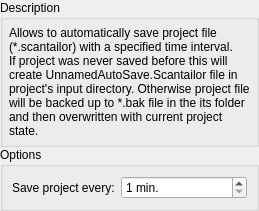
      <widget class="QWidget" name="pageAutoSaveProject">
       <layout class="QVBoxLayout" name="verticalLayout_35">
        <property name="spacing">
         <number>0</number>
        </property>
        <property name="leftMargin">
         <number>0</number>
        </property>
        <property name="topMargin">
         <number>0</number>
        </property>
        <property name="rightMargin">
         <number>0</number>
        </property>
        <property name="bottomMargin">
         <number>0</number>
        </property>
        <item>
         <widget class="QGroupBox" name="groupBox_12">
          <property name="title">
           <string>Description</string>
          </property>
          <layout class="QVBoxLayout" name="verticalLayout_16">
           <property name="spacing">
            <number>6</number>
           </property>
           <property name="leftMargin">
            <number>6</number>
           </property>
           <property name="topMargin">
            <number>6</number>
           </property>
           <property name="rightMargin">
            <number>6</number>
           </property>
           <property name="bottomMargin">
            <number>6</number>
           </property>
           <item>
            <widget class="QLabel" name="lblAutoSaveProjectDescr">
             <property name="text">
              <string>Allows to automatically save project file (*.scantailor) with a specified time interval.
If project was never saved before this will create UnnamedAutoSave.Scantailor file in project's input directory. Otherwise project file will be backed up to *.bak file in the its folder and then overwritten with current project state.</string>
             </property>
             <property name="alignment">
              <set>Qt::AlignLeading|Qt::AlignLeft|Qt::AlignTop</set>
             </property>
             <property name="wordWrap">
              <bool>true</bool>
             </property>
             <property name="textInteractionFlags">
              <set>Qt::LinksAccessibleByMouse|Qt::TextSelectableByKeyboard|Qt::TextSelectableByMouse</set>
             </property>
            </widget>
           </item>
          </layout>
         </widget>
        </item>
        <item>
         <widget class="QGroupBox" name="optAutoSaveProject">
          <property name="title">
           <string>Options</string>
          </property>
          <layout class="QFormLayout" name="formLayout_2">
           <item row="0" column="0">
            <widget class="QLabel" name="label_4">
             <property name="text">
              <string>Save project every:</string>
             </property>
            </widget>
           </item>
           <item row="0" column="1">
            <widget class="QSpinBox" name="sbSavePeriod">
             <property name="suffix">
              <string> min.</string>
             </property>
             <property name="minimum">
              <number>1</number>
             </property>
             <property name="maximum">
              <number>99999</number>
             </property>
             <property name="value">
              <number>1</number>
             </property>
            </widget>
           </item>
          </layout>
         </widget>
        </item>
       </layout>
      </widget>
